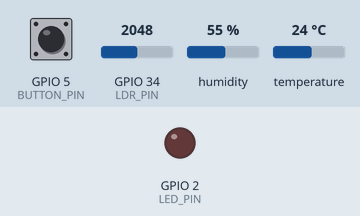
Recording of a program running on a simulated ESP32. On the bench: output pins drawn as LEDs (lit = HIGH). Inputs (shaded band) come from the test bench; at power-on: GPIO 5 (BUTTON_PIN) HIGH, GPIO 34 (LDR_PIN) = 2048, humidity 55 %, temperature 24 °C. WiFi joins after 1.5 s; servers stay silent unless stated; the local clock reads 2024-03-15 10:24:30 at power-on unless the program sets it; no MQTT or app messages arrive unless stated; what the program prints to the serial monitor is not drawn.

Above: at 3.2 s.
3.3 s: GPIO 5 (BUTTON_PIN) pulled LOW for 0.15 s
At 5.6 s:
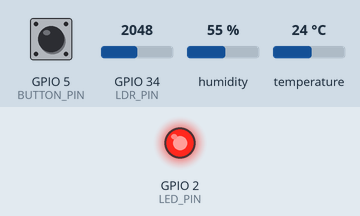
6.5 s: GPIO 34 (LDR_PIN) set to 1986
At 10.5 s:
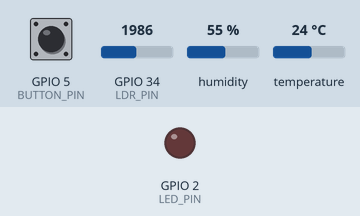
Timing chart, 0 to 12.0 s (numbered marks = the images above; inputs shaded):
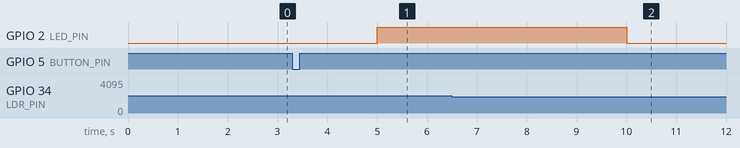

Measured:
- the behaviour switches between 2046 and 2045 on GPIO 34 (LDR_PIN) (found by bisection; images 1 and 2)
- after the input at 3.3 s, GPIO 2 (LED_PIN): LOW → HIGH after 1.7 s
- after the input at 6.5 s, GPIO 2 (LED_PIN): HIGH → LOW after 3.5 s

The program:

main.cpp
```cpp
#include <Arduino.h>
#include <WiFi.h>
#include <WiFiClientSecure.h>
#include <PubSubClient.h>
#include "DHT.h"
#include "secrets.h"

// ═══════════════════════════════════════════════════════════
// ПІНИ
// ═══════════════════════════════════════════════════════════
#define LED_PIN    2
#define BUTTON_PIN 5
#define LDR_PIN    34
#define DHTT_PIN   4
#define DHTT_TYPE  DHT22

// ═══════════════════════════════════════════════════════════
// КОНФІГУРАЦІЯ WI-FI
// ═══════════════════════════════════════════════════════════
#define WIFI_TIMEOUT  10000           // максимум 10 секунд на підключення

// ═══════════════════════════════════════════════════════════
// КОНФІГУРАЦІЯ MQTT (AWS IoT Core)
// ═══════════════════════════════════════════════════════════
#define MQTT_PORT       8883                                  // MQTT over TLS, НЕ 1883!
#define TOPIC_TELEMETRY "iot-course/ozasymenko/sensors/data"  // топік для публікації

// Таймер reconnect — чекаємо 5 секунд між спробами
unsigned long lastReconnectAttempt = 0;
#define RECONNECT_INTERVAL 5000  // мс

// Чи вдалась остання синхронізація часу — якщо ні, TLS-handshake завжди
// падатиме (state -2), тому перед кожною спробою MQTT-перепідключення
// синхронізацію часу треба повторити, а не лише сам connectMQTT()
bool timeOk = false;

// ═══════════════════════════════════════════════════════════
// ТАЙМІНГИ
// ═══════════════════════════════════════════════════════════
#define DEBOUNCE_DELAY   50     // мс
#define MONITOR_INTERVAL 5000   // мс — читання сенсорів у режимі "моніторинг"
#define PUBLISH_INTERVAL 30000  // мс — публікація в AWS IoT Core

// Якщо останнє вдале вимірювання DHT22 старіше за це — дані вважаються
// застарілими (сенсор мовчить), publishData() їх не публікує, щоб не
// видавати старі temperature/humidity за свіжий вимір з новим timestamp
#define STALE_THRESHOLD (PUBLISH_INTERVAL * 3)

// Поріг освітленості (люкси), нижче якого вмикається LED.
// Значення підібране під дефолтну яскравість LDR-слайдера у Wokwi;
// при тестуванні перетягніть повзунок фоторезистора, щоб побачити обидва стани.
#define LUX_THRESHOLD 100.0f

// ═══════════════════════════════════════════════════════════
// РЕЖИМИ РОБОТИ
// ═══════════════════════════════════════════════════════════
enum Mode { MODE_SILENT, MODE_MONITORING };
Mode currentMode = MODE_SILENT;

// ── Debounce кнопки ──────────────────────────────────────
bool lastRawState = HIGH;
bool stableState  = HIGH;
unsigned long lastDebounceTime = 0;

// ── Неблокуючі таймери ───────────────────────────────────
unsigned long lastMonitor = 0;
unsigned long lastPublish = 0;

// ── Дані сенсорів (зберігаються між циклами публікації) ──
struct SensorData {
  float temperature;
  float humidity;
  float lux;
  bool  hasData;             // true лише після першого реального вимірювання
  unsigned long lastGoodMillis;  // millis() останнього вдалого читання DHT22
};

SensorData lastGoodData = { 0.0f, 0.0f, 0.0f, false, 0 };

DHT dht(DHTT_PIN, DHTT_TYPE);

// ═══════════════════════════════════════════════════════════
// MQTT + TLS КЛІЄНТ
// ═══════════════════════════════════════════════════════════
// WiFiClientSecure замість WiFiClient — єдина зміна на цьому рівні (слайд 17)
WiFiClientSecure net;
PubSubClient      mqttClient(net);

// ═══════════════════════════════════════════════════════════
// КОНВЕРТАЦІЯ ADC → LUX
// ═══════════════════════════════════════════════════════════
float adcToLux(int adcValue) {
  const float GAMMA = 0.7f;
  const float RL10  = 33.0f;  // опір LDR при 10 lux (кОм)

  float voltage    = adcValue / 4096.0f * 3.3f;
  float resistance = 2000.0f * voltage / (1.0f - voltage / 3.3f);
  return pow(RL10 * 1e3 * pow(10, GAMMA) / resistance, (1.0f / GAMMA));
}

// ═══════════════════════════════════════════════════════════
// КНОПКА З DEBOUNCE — перемикання "тиша" / "моніторинг"
// ═══════════════════════════════════════════════════════════
void handleButton() {
  bool raw = digitalRead(BUTTON_PIN);

  if (raw != lastRawState) {
    lastDebounceTime = millis();
  }

  if ((millis() - lastDebounceTime) > DEBOUNCE_DELAY) {
    if (raw != stableState) {
      stableState = raw;

      if (stableState == LOW) {  // INPUT_PULLUP: LOW = кнопку натиснуто
        currentMode = (currentMode == MODE_SILENT) ? MODE_MONITORING : MODE_SILENT;
        Serial.print("[Режим] ");
        Serial.println(currentMode == MODE_MONITORING ? "МОНІТОРИНГ" : "ТИША");

        if (currentMode == MODE_SILENT) {
          digitalWrite(LED_PIN, LOW);  // у тиші LED не повинен лишатись увімкненим
        }
      }
    }
  }

  lastRawState = raw;
}

// ═══════════════════════════════════════════════════════════
// WI-FI
// ═══════════════════════════════════════════════════════════
bool connectWifi() {
    Serial.print("[Wi-Fi] Підключаємось");
    // Канал 6 — пропускає сканування, економить ~4 секунди в Wokwi
    WiFi.begin(WIFI_SSID, WIFI_PASSWORD, 6);

    unsigned long start = millis();
    while (WiFi.status() != WL_CONNECTED) {
        if (millis() - start > WIFI_TIMEOUT) {
            Serial.println(" таймаут!");
            return false;
        }
        delay(500);
        Serial.print(".");
    }

    Serial.println(" OK");
    Serial.print("[Wi-Fi] IP: ");
    Serial.println(WiFi.localIP());

    // DHCP у Wokwi іноді не віддає робочий DNS-сервер — тоді hostByName()
    // падає з "DNS Failed" ще до TLS, навіть коли Wi-Fi і IP вже є.
    // Прописуємо публічний DNS явно, лишаючи вже отримані IP/gateway/subnet.
    WiFi.config(WiFi.localIP(), WiFi.gatewayIP(), WiFi.subnetMask(), IPAddress(8, 8, 8, 8), IPAddress(1, 1, 1, 1));

    return true;
}

// ═══════════════════════════════════════════════════════════
// NTP — синхронізація часу
// БЕЗ ЦЬОГО TLS ВПАДЕ, навіть з правильними сертифікатами:
// ESP32 стартує з 1970 року, і handshake вважає сертифікат AWS
// "ще не дійсним", бо 1970 < дата видачі сертифіката
// ═══════════════════════════════════════════════════════════
#define NTP_TIMEOUT 15000  // мс

bool syncTime() {
    Serial.print("[NTP] Синхронізація часу");
    configTime(0, 0, "pool.ntp.org");  // зсув 0, DST 0 — для TLS достатньо

    struct tm timeinfo;
    unsigned long start = millis();
    while (!getLocalTime(&timeinfo)) {
        if (millis() - start > NTP_TIMEOUT) {
            Serial.println(" таймаут!");
            return false;
        }
        delay(500);
        Serial.print(".");
    }

    Serial.println(" OK");
    return true;
}

// ═══════════════════════════════════════════════════════════
// ПІДКЛЮЧЕННЯ ДО AWS IOT CORE
// Порядок кроків критичний: Wi-Fi → час → сертифікати → сервер
// ═══════════════════════════════════════════════════════════
void connectAWS() {
    // 1. Wi-Fi
    connectWifi();

    // 2. синхронізуємо час — до сертифікатів, до connect()
    timeOk = syncTime();

    // 3. заряджаємо три файли з secrets.h у TLS-клієнт
    net.setCACert(AWS_CERT_CA);
    net.setCertificate(AWS_CERT_CRT);
    net.setPrivateKey(AWS_CERT_PRIVATE);

    // За замовчуванням TLS-хендшейк може мовчки чекати до 120с (без жодного
    // виводу в Serial) — виглядає як "зависання". Обмежуємо, щоб помилка
    // (невірний endpoint/сертифікат/час) проявлялась швидко.
    net.setTimeout(10);           // TCP connect + читання, секунди
    net.setHandshakeTimeout(15);  // TLS-хендшейк, секунди

    // 4. Вказуємо брокер: наш AWS endpoint, порт 8883
    mqttClient.setServer(AWS_IOT_ENDPOINT, MQTT_PORT);

    // Буфер PubSubClient за замовчуванням 256 байт — замалий,
    // мовчки обрізає JSON. Збільшуємо до підключення.
    mqttClient.setBufferSize(512);
}

// ═══════════════════════════════════════════════════════════
// MQTT CONNECT
// Client ID = THINGNAME — Policy обмежує Connect саме по ньому
// ═══════════════════════════════════════════════════════════
bool connectMQTT() {
    Serial.print("[MQTT] Підключаємось до AWS IoT Core...");

    if (mqttClient.connect(THINGNAME)) {
        Serial.println(" OK");
        return true;
    }

    // mqttClient.state() коди: -2 = TLS/handshake помилка
    // (перевір час і endpoint), 5 = відмовлено (перевір Policy)
    Serial.print(" помилка: ");
    Serial.println(mqttClient.state());
    return false;
}

// ═══════════════════════════════════════════════════════════
// ЗЧИТУВАННЯ СЕНСОРІВ — завжди, незалежно від режиму
// (публікація в хмару не повинна залежати від режиму відображення).
// Режим лише вмикає/вимикає Serial-вивід і поведінку LED нижче.
// ═══════════════════════════════════════════════════════════
void readSensors() {
  int   rawLdr = analogRead(LDR_PIN);
  float lux    = adcToLux(rawLdr);

  float temperature = dht.readTemperature();
  float humidity    = dht.readHumidity();
  bool  dhtOk        = !isnan(temperature) && !isnan(humidity);

  if (!dhtOk && currentMode == MODE_MONITORING) {
    Serial.println("[Помилка] DHT22: сенсор повернув некоректні дані (NaN) — пропускаємо, продовжуємо роботу");
  }
  if (dhtOk) {
    lastGoodData.temperature   = temperature;
    lastGoodData.humidity      = humidity;
    lastGoodData.lastGoodMillis = millis();
  }
  lastGoodData.lux = lux;
  lastGoodData.hasData = true;

  if (currentMode != MODE_MONITORING) {
    return;
  }

  char tempStr[8];
  char humStr[8];
  if (dhtOk) {
    snprintf(tempStr, sizeof(tempStr), "%.1f", temperature);
    snprintf(humStr, sizeof(humStr), "%.1f", humidity);
  } else {
    strcpy(tempStr, "err");
    strcpy(humStr, "err");
  }

  Serial.print("[Сенсори] t=");
  Serial.print(tempStr);
  Serial.print("C  h=");
  Serial.print(humStr);
  Serial.print("%  lux=");
  Serial.print(lux, 1);
  Serial.print(" (ADC ");
  Serial.print(rawLdr);
  Serial.println(")");

  bool ledOn = lux < LUX_THRESHOLD;
  digitalWrite(LED_PIN, ledOn ? HIGH : LOW);
  Serial.println(ledOn ? "[LED] Увімкнено (низька освітленість)" : "[LED] Вимкнено");
}

// ═══════════════════════════════════════════════════════════
// ПУБЛІКАЦІЯ ДАНИХ У AWS IOT CORE
// ═══════════════════════════════════════════════════════════
void publishData(const SensorData &data) {
    if (!data.hasData) {
        Serial.println("[MQTT] Ще немає жодного вимірювання — пропускаємо публікацію");
        return;
    }

    if (millis() - data.lastGoodMillis > STALE_THRESHOLD) {
        Serial.println("[MQTT] Дані застарілі (DHT22 мовчить) — пропускаємо публікацію");
        return;
    }

    if (!mqttClient.connected()) {
        Serial.println("[MQTT] Не підключено — пропускаємо");
        return;
    }

    time_t now;
    time(&now);

    // snprintf замість String — безпечно для heap
    char payload[160];
    snprintf(payload, sizeof(payload),
        "{\"device_id\":\"%s\",\"timestamp\":%lu,\"temperature\":%.1f,\"humidity\":%.1f,\"lux\":%.1f}",
        THINGNAME, (unsigned long)now, data.temperature, data.humidity, data.lux);

    Serial.print("[MQTT] Публікуємо: ");
    Serial.println(payload);

    bool ok = mqttClient.publish(TOPIC_TELEMETRY, payload);
    Serial.println(ok ? "[MQTT] OK" : "[MQTT] Помилка публікації");
}

// ═══════════════════════════════════════════════════════════
// SETUP
// ═══════════════════════════════════════════════════════════
void setup() {
    Serial.begin(115200);
    delay(500);
    Serial.println("ESP32 старт (AWS IoT Core edition). Поточний режим: ТИША");

    pinMode(LED_PIN, OUTPUT);
    pinMode(BUTTON_PIN, INPUT_PULLUP);
    pinMode(LDR_PIN, INPUT);

    dht.begin();

    connectAWS();

    mqttClient.setKeepAlive(60);        // PING кожні 60 секунд
    mqttClient.setSocketTimeout(30);    // таймаут TCP сокету 30 секунд

    connectMQTT();
}

// ═══════════════════════════════════════════════════════════
// LOOP
// ═══════════════════════════════════════════════════════════
void loop() {
    unsigned long now = millis();

    handleButton();

    if ((now - lastMonitor) >= MONITOR_INTERVAL) {
        lastMonitor = now;
        readSensors();
    }

    if (mqttClient.connected()) {
        mqttClient.loop();  // ОБОВ'ЯЗКОВО — підтримує Keep Alive

        if ((now - lastPublish) >= PUBLISH_INTERVAL) {
            lastPublish = now;
            publishData(lastGoodData);
        }
    } else {
        if (now - lastReconnectAttempt > RECONNECT_INTERVAL) {
            lastReconnectAttempt = now;
            Serial.println("[MQTT] З'єднання втрачено — перепідключаємось...");

            // Wi-Fi міг відвалитись незалежно від MQTT (на відміну від часу,
            // тут не потрібен окремий прапорець — WiFi.status() завжди дає
            // актуальний стан, кешований bool міг би так само застаріти,
            // як застарів timeOk без цього фікса)
            if (WiFi.status() != WL_CONNECTED) {
                connectWifi();
            }

            // Явно закриваємо стару TLS-сесію перед новою спробою —
            // інакше mbedTLS-контекст може лишитись "напівживим"
            net.stop();

            // Час міг не синхронізуватись при старті (UDP/123 не пройшов) —
            // без цього TLS-handshake завжди падатиме з state -2,
            // а сам connectMQTT() час повторно не синхронізує
            if (!timeOk) {
                timeOk = syncTime();
            }

            connectMQTT();
        }
    }
}
```

secrets.example.h
```cpp
#ifndef SECRETS_H
#define SECRETS_H

// Скопіюй цей файл у secrets.h і заповни своїми значеннями.
// secrets.h у .gitignore — НІКОЛИ не комітити приватний ключ у git!

// ═══════════════════════════════════════════════════════════
// WI-FI
// ═══════════════════════════════════════════════════════════
#define WIFI_SSID     "Wokwi-GUEST"
#define WIFI_PASSWORD ""

// ═══════════════════════════════════════════════════════════
// AWS IOT CORE
// ═══════════════════════════════════════════════════════════
// Client ID МАЄ дорівнювати імені Thing — інакше Policy заблокує (слайд 16)
#define THINGNAME        "esp32lecture10"
// Твій endpoint: AWS IoT Console → Settings → Device data endpoint
#define AWS_IOT_ENDPOINT "xxxxxxxxxxxxx-ats.iot.eu-north-1.amazonaws.com"

// ═══════════════════════════════════════════════════════════
// СЕРТИФІКАТИ — 3 файли зі слайда 10
// Вставити вміст .pem файлів, завантажених у Занятті 9, як є
// ═══════════════════════════════════════════════════════════

// AmazonRootCA1.pem — перевірка сервера ("це справді AWS?")
static const char AWS_CERT_CA[] = R"EOF(
-----BEGIN CERTIFICATE-----
...вставити вміст AmazonRootCA1.pem...
-----END CERTIFICATE-----
)EOF";

// certificate.pem.crt — паспорт пристрою ("ось хто я")
static const char AWS_CERT_CRT[] = R"EOF(
-----BEGIN CERTIFICATE-----
...вставити вміст certificate.pem.crt...
-----END CERTIFICATE-----
)EOF";

// private.pem.key — секретний доказ ("паспорт справді мій")
// НІКОЛИ не комітити цей файл у git!
static const char AWS_CERT_PRIVATE[] = R"EOF(
-----BEGIN RSA PRIVATE KEY-----
...вставити вміст private.pem.key...
-----END RSA PRIVATE KEY-----
)EOF";

#endif
```
